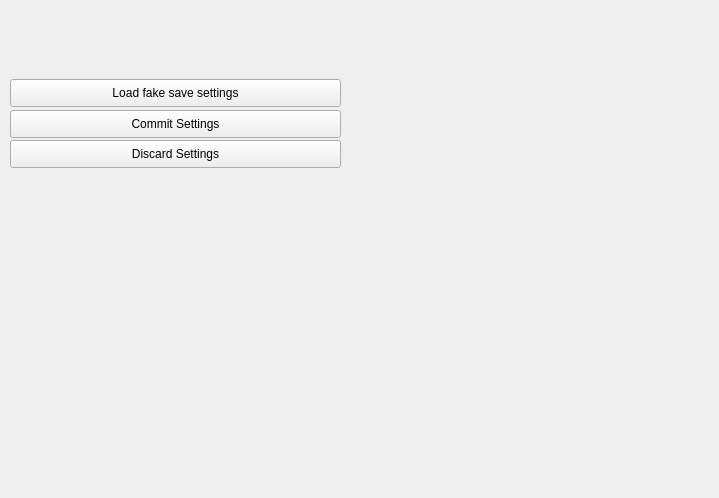
<?xml version="1.0" encoding="UTF-8"?>
<ui version="4.0">
 <class>SettingLoadingExampleGui</class>
 <widget class="QWidget" name="SettingLoadingExampleGui">
  <property name="geometry">
   <rect>
    <x>0</x>
    <y>0</y>
    <width>719</width>
    <height>498</height>
   </rect>
  </property>
  <property name="windowTitle">
   <string>Form</string>
  </property>
  <widget class="QPushButton" name="btnLoadFakeSettings">
   <property name="geometry">
    <rect>
     <x>10</x>
     <y>79</y>
     <width>331</width>
     <height>28</height>
    </rect>
   </property>
   <property name="text">
    <string>Load fake save settings</string>
   </property>
  </widget>
  <widget class="QPushButton" name="btnCommit">
   <property name="geometry">
    <rect>
     <x>10</x>
     <y>110</y>
     <width>331</width>
     <height>28</height>
    </rect>
   </property>
   <property name="text">
    <string>Commit Settings</string>
   </property>
  </widget>
  <widget class="QPushButton" name="btnDiscard">
   <property name="geometry">
    <rect>
     <x>10</x>
     <y>140</y>
     <width>331</width>
     <height>28</height>
    </rect>
   </property>
   <property name="text">
    <string>Discard Settings</string>
   </property>
  </widget>
 </widget>
 <resources/>
 <connections/>
</ui>
